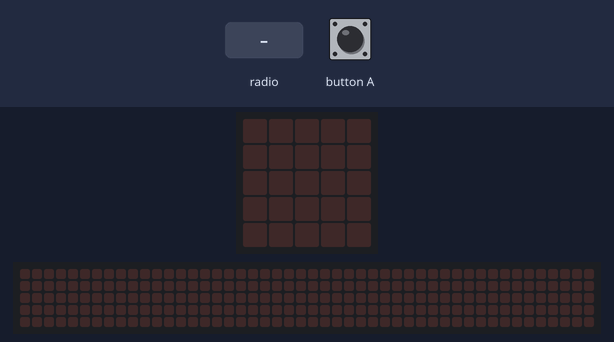
The program below on a simulated BBC micro:bit running MicroPython. Parts: the board's 5×5 LED display, a strip that is not on the board, showing the scrolling text unrolled. Inputs (shaded band) come from the test bench. No radio messages arrive unless stated (any console line starting 'radio sent:' is added by the test bench); the 48×5 strip is a reading aid, not a part: it shows the text the display is scrolling, unrolled, one strip-width of it at a time; what the program prints to the serial console is not drawn.

Above: at 1.2 s.
1.3 s: radio message "1" arrives
At 1.37 s:
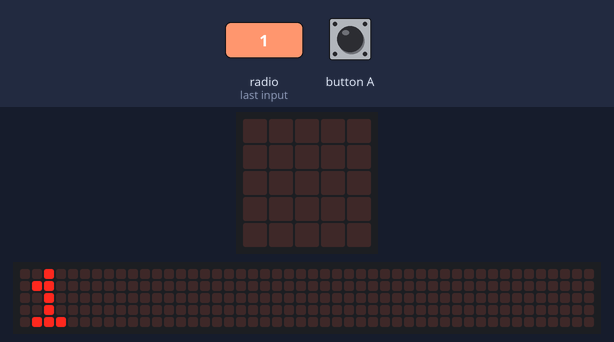
At 1.82 s:
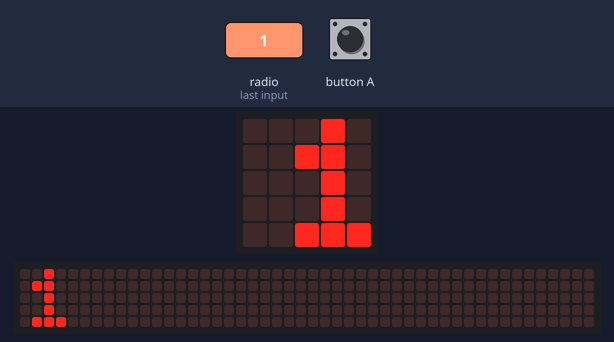
4.3 s: button A pressed for 0.15 s
Timing chart, 0 to 7.3 s (numbered marks = the images above; inputs shaded):
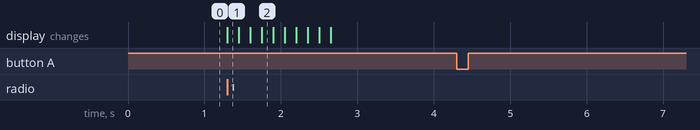

The program:

old-timey-twitter.py
```python
# Old-timey twitter

from microbit import *
import radio

radio.on()

your_tweet = "hi"

while True:

    if button_a.was_pressed():
        radio.send(your_tweet)

    received_tweet = radio.receive()

    if received_tweet:
        display.scroll(received_tweet)
```

Measured:
- after the input at 1.3 s, the display: changes at once (image 1)
- after the input at 4.3 s, every drawn part: stays the same
